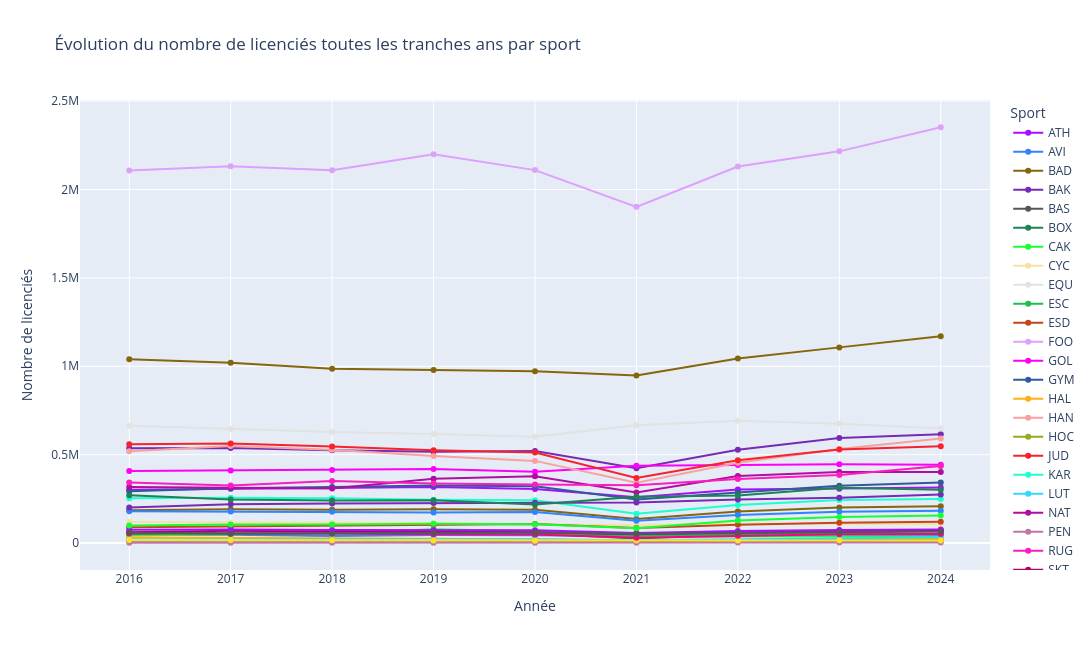

Notebook source saved alongside this figure:
### Code cell
# Code interactif

# Créer le widget
ages = sorted(data_licences["tranche_age"].dropna().unique())

# Ajouter l'option "all" pour toutes les tranches
options = ["all"] + list(ages)

age_widget = widgets.Dropdown(
    options=options,
    description="Tranche :",
    value="all"
)

out = widgets.Output()

def update_graph(change=None):
    clear_output(wait=True)
    display(age_widget)
    plot_licencies_age_tranche_fine_plotly(data_licences, age_widget.value)

# --- Lier les widgets ---
age_widget.observe(update_graph, names='value')

# --- Affichage initial ---
display(age_widget, out)
update_graph()

### Figure 1 — Plotly figure (JSON) as saved in the notebook; plotly's stock layout.template omitted (floating-point values rounded to 4 significant figures)
{"data": [{"hovertemplate": "Sport=ATH<br>Année=%{x}<br>Nombre de licenciés=%{y}<extra></extra>", "legendgroup": "ATH", "line": {"color": "#AA0DFE", "dash": "solid"}, "marker": {"symbol": "circle"}, "mode": "lines+markers", "name": "ATH", "orientation": "v", "showlegend": true, "type": "scatter", "x": [2016, 2017, 2018, 2019, 2020, 2021, 2022, 2023, 2024], "xaxis": "x", "y": [301976, 307018, 314692, 316749, 305914, 259652, 302583, 307021, 313957], "yaxis": "y"}, {"hovertemplate": "Sport=AVI<br>Année=%{x}<br>Nombre de licenciés=%{y}<extra></extra>", "legendgroup": "AVI", "line": {"color": "#3283FE", "dash": "solid"}, "marker": {"symbol": "circle"}, "mode": "lines+markers", "name": "AVI", "orientation": "v", "showlegend": true, "type": "scatter", "x": [2016, 2017, 2018, 2019, 2020, 2021, 2022, 2023, 2024], "xaxis": "x", "y": [46045, 47048, 39724, 45434, 43614, 40541, 44951, 45332, 45897], "yaxis": "y"}, {"hovertemplate": "Sport=BAD<br>Année=%{x}<br>Nombre de licenciés=%{y}<extra></extra>", "legendgroup": "BAD", "line": {"color": "#85660D", "dash": "solid"}, "marker": {"symbol": "circle"}, "mode": "lines+markers", "name": "BAD", "orientation": "v", "showlegend": true, "type": "scatter", "x": [2016, 2017, 2018, 2019, 2020, 2021, 2022, 2023, 2024], "xaxis": "x", "y": [186182, 191602, 188183, 190992, 189185, 136343, 179125, 201825, 208986], "yaxis": "y"}, {"hovertemplate": "Sport=BAK<br>Année=%{x}<br>Nombre de licenciés=%{y}<extra></extra>", "legendgroup": "BAK", "line": {"color": "#782AB6", "dash": "solid"}, "marker": {"symbol": "circle"}, "mode": "lines+markers", "name": "BAK", "orientation": "v", "showlegend": true, "type": "scatter", "x": [2016, 2017, 2018, 2019, 2020, 2021, 2022, 2023, 2024], "xaxis": "x", "y": [535687, 538295, 525040, 516387, 520235, 423482, 527913, 594408, 615771], "yaxis": "y"}, {"hovertemplate": "Sport=BAS<br>Année=%{x}<br>Nombre de licenciés=%{y}<extra></extra>", "legendgroup": "BAS", "line": {"color": "#565656", "dash": "solid"}, "marker": {"symbol": "circle"}, "mode": "lines+markers", "name": "BAS", "orientation": "v", "showlegend": true, "type": "scatter", "x": [2016, 2017, 2018, 2019, 2020, 2021, 2022, 2023, 2024], "xaxis": "x", "y": [14059, 14535, 15395, 13544, 12625, 13670, 14653, 12857, 12810], "yaxis": "y"}, {"hovertemplate": "Sport=BOX<br>Année=%{x}<br>Nombre de licenciés=%{y}<extra></extra>", "legendgroup": "BOX", "line": {"color": "#1C8356", "dash": "solid"}, "marker": {"symbol": "circle"}, "mode": "lines+markers", "name": "BOX", "orientation": "v", "showlegend": true, "type": "scatter", "x": [2016, 2017, 2018, 2019, 2020, 2021, 2022, 2023, 2024], "xaxis": "x", "y": [51623, 55198, 59874, 55549, 53486, 26380, 50527, 65074, 69758], "yaxis": "y"}, {"hovertemplate": "Sport=CAK<br>Année=%{x}<br>Nombre de licenciés=%{y}<extra></extra>", "legendgroup": "CAK", "line": {"color": "#16FF32", "dash": "solid"}, "marker": {"symbol": "circle"}, "mode": "lines+markers", "name": "CAK", "orientation": "v", "showlegend": true, "type": "scatter", "x": [2016, 2017, 2018, 2019, 2020, 2021, 2022, 2023, 2024], "xaxis": "x", "y": [43380, 51915, 57579, 78370, 67371, 37047, 38415, 38415, 36155], "yaxis": "y"}, {"hovertemplate": "Sport=CYC<br>Année=%{x}<br>Nombre de licenciés=%{y}<extra></extra>", "legendgroup": "CYC", "line": {"color": "#F7E1A0", "dash": "solid"}, "marker": {"symbol": "circle"}, "mode": "lines+markers", "name": "CYC", "orientation": "v", "showlegend": true, "type": "scatter", "x": [2016, 2017, 2018, 2019, 2020, 2021, 2022, 2023, 2024], "xaxis": "x", "y": [118611, 116779, 116068, 112848, 104402, 102013, 109668, 107679, 107508], "yaxis": "y"}, {"hovertemplate": "Sport=EQU<br>Année=%{x}<br>Nombre de licenciés=%{y}<extra></extra>", "legendgroup": "EQU", "line": {"color": "#E2E2E2", "dash": "solid"}, "marker": {"symbol": "circle"}, "mode": "lines+markers", "name": "EQU", "orientation": "v", "showlegend": true, "type": "scatter", "x": [2016, 2017, 2018, 2019, 2020, 2021, 2022, 2023, 2024], "xaxis": "x", "y": [663194, 644800, 628262, 617524, 601166, 665873, 692396, 675186, 648254], "yaxis": "y"}, {"hovertemplate": "Sport=ESC<br>Année=%{x}<br>Nombre de licenciés=%{y}<extra></extra>", "legendgroup": "ESC", "line": {"color": "#1CBE4F", "dash": "solid"}, "marker": {"symbol": "circle"}, "mode": "lines+markers", "name": "ESC", "orientation": "v", "showlegend": true, "type": "scatter", "x": [2016, 2017, 2018, 2019, 2020, 2021, 2022, 2023, 2024], "xaxis": "x", "y": [53635, 60930, 56832, 54449, 52366, 41248, 52449, 53560, 54747], "yaxis": "y"}, {"hovertemplate": "Sport=ESD<br>Année=%{x}<br>Nombre de licenciés=%{y}<extra></extra>", "legendgroup": "ESD", "line": {"color": "#C4451C", "dash": "solid"}, "marker": {"symbol": "circle"}, "mode": "lines+markers", "name": "ESD", "orientation": "v", "showlegend": true, "type": "scatter", "x": [2016, 2017, 2018, 2019, 2020, 2021, 2022, 2023, 2024], "xaxis": "x", "y": [89036, 93521, 101572, 103453, 107828, 85616, 103212, 115226, 120060], "yaxis": "y"}, {"hovertemplate": "Sport=FOO<br>Année=%{x}<br>Nombre de licenciés=%{y}<extra></extra>", "legendgroup": "FOO", "line": {"color": "#DEA0FD", "dash": "solid"}, "marker": {"symbol": "circle"}, "mode": "lines+markers", "name": "FOO", "orientation": "v", "showlegend": true, "type": "scatter", "x": [2016, 2017, 2018, 2019, 2020, 2021, 2022, 2023, 2024], "xaxis": "x", "y": [2106972, 2131165, 2108811, 2198835, 2109844, 1902036, 2130095, 2215848, 2352238], "yaxis": "y"}, {"hovertemplate": "Sport=GOL<br>Année=%{x}<br>Nombre de licenciés=%{y}<extra></extra>", "legendgroup": "GOL", "line": {"color": "#FE00FA", "dash": "solid"}, "marker": {"symbol": "circle"}, "mode": "lines+markers", "name": "GOL", "orientation": "v", "showlegend": true, "type": "scatter", "x": [2016, 2017, 2018, 2019, 2020, 2021, 2022, 2023, 2024], "xaxis": "x", "y": [407719, 410261, 412726, 418741, 402991, 436846, 441961, 445306, 442536], "yaxis": "y"}, {"hovertemplate": "Sport=GYM<br>Année=%{x}<br>Nombre de licenciés=%{y}<extra></extra>", "legendgroup": "GYM", "line": {"color": "#325A9B", "dash": "solid"}, "marker": {"symbol": "circle"}, "mode": "lines+markers", "name": "GYM", "orientation": "v", "showlegend": true, "type": "scatter", "x": [2016, 2017, 2018, 2019, 2020, 2021, 2022, 2023, 2024], "xaxis": "x", "y": [293166, 310403, 317270, 325934, 321476, 246688, 285508, 324111, 341987], "yaxis": "y"}, {"hovertemplate": "Sport=HAL<br>Année=%{x}<br>Nombre de licenciés=%{y}<extra></extra>", "legendgroup": "HAL", "line": {"color": "#FEAF16", "dash": "solid"}, "marker": {"symbol": "circle"}, "mode": "lines+markers", "name": "HAL", "orientation": "v", "showlegend": true, "type": "scatter", "x": [2016, 2017, 2018, 2019, 2020, 2021, 2022, 2023, 2024], "xaxis": "x", "y": [31590, 29134, 25983, 24891, 22040, 12223, 17699, 20862, 23794], "yaxis": "y"}, {"hovertemplate": "Sport=HAN<br>Année=%{x}<br>Nombre de licenciés=%{y}<extra></extra>", "legendgroup": "HAN", "line": {"color": "#F8A19F", "dash": "solid"}, "marker": {"symbol": "circle"}, "mode": "lines+markers", "name": "HAN", "orientation": "v", "showlegend": true, "type": "scatter", "x": [2016, 2017, 2018, 2019, 2020, 2021, 2022, 2023, 2024], "xaxis": "x", "y": [519716, 549295, 527841, 492101, 464955, 340974, 454086, 531864, 591324], "yaxis": "y"}, {"hovertemplate": "Sport=HOC<br>Année=%{x}<br>Nombre de licenciés=%{y}<extra></extra>", "legendgroup": "HOC", "line": {"color": "#90AD1C", "dash": "solid"}, "marker": {"symbol": "circle"}, "mode": "lines+markers", "name": "HOC", "orientation": "v", "showlegend": true, "type": "scatter", "x": [2016, 2017, 2018, 2019, 2020, 2021, 2022, 2023, 2024], "xaxis": "x", "y": [16764, 17477, 17124, 17297, 15584, 10777, 16345, 16734, 16336], "yaxis": "y"}, {"hovertemplate": "Sport=JUD<br>Année=%{x}<br>Nombre de licenciés=%{y}<extra></extra>", "legendgroup": "JUD", "line": {"color": "#F6222E", "dash": "solid"}, "marker": {"symbol": "circle"}, "mode": "lines+markers", "name": "JUD", "orientation": "v", "showlegend": true, "type": "scatter", "x": [2016, 2017, 2018, 2019, 2020, 2021, 2022, 2023, 2024], "xaxis": "x", "y": [559111, 563580, 546954, 524425, 512036, 368661, 469076, 529244, 547671], "yaxis": "y"}, {"hovertemplate": "Sport=KAR<br>Année=%{x}<br>Nombre de licenciés=%{y}<extra></extra>", "legendgroup": "KAR", "line": {"color": "#1CFFCE", "dash": "solid"}, "marker": {"symbol": "circle"}, "mode": "lines+markers", "name": "KAR", "orientation": "v", "showlegend": true, "type": "scatter", "x": [2016, 2017, 2018, 2019, 2020, 2021, 2022, 2023, 2024], "xaxis": "x", "y": [253700, 256565, 253088, 245281, 241844, 166076, 214976, 243970, 249719], "yaxis": "y"}, {"hovertemplate": "Sport=LUT<br>Année=%{x}<br>Nombre de licenciés=%{y}<extra></extra>", "legendgroup": "LUT", "line": {"color": "#2ED9FF", "dash": "solid"}, "marker": {"symbol": "circle"}, "mode": "lines+markers", "name": "LUT", "orientation": "v", "showlegend": true, "type": "scatter", "x": [2016, 2017, 2018, 2019, 2020, 2021, 2022, 2023, 2024], "xaxis": "x", "y": [20279, 20509, 20417, 21158, 21230, 16553, 22862, 28336, 32418], "yaxis": "y"}, {"hovertemplate": "Sport=NAT<br>Année=%{x}<br>Nombre de licenciés=%{y}<extra></extra>", "legendgroup": "NAT", "line": {"color": "#B10DA1", "dash": "solid"}, "marker": {"symbol": "circle"}, "mode": "lines+markers", "name": "NAT", "orientation": "v", "showlegend": true, "type": "scatter", "x": [2016, 2017, 2018, 2019, 2020, 2021, 2022, 2023, 2024], "xaxis": "x", "y": [316896, 314299, 308863, 363809, 378032, 286397, 379916, 402350, 402371], "yaxis": "y"}, {"hovertemplate": "Sport=PEN<br>Année=%{x}<br>Nombre de licenciés=%{y}<extra></extra>", "legendgroup": "PEN", "line": {"color": "#C075A6", "dash": "solid"}, "marker": {"symbol": "circle"}, "mode": "lines+markers", "name": "PEN", "orientation": "v", "showlegend": true, "type": "scatter", "x": [2016, 2017, 2018, 2019, 2020, 2021, 2022, 2023, 2024], "xaxis": "x", "y": [1809, 1911, 2020, 2060, 2349, 2072, 2758, 2623, 2729], "yaxis": "y"}, {"hovertemplate": "Sport=RUG<br>Année=%{x}<br>Nombre de licenciés=%{y}<extra></extra>", "legendgroup": "RUG", "line": {"color": "#FC1CBF", "dash": "solid"}, "marker": {"symbol": "circle"}, "mode": "lines+markers", "name": "RUG", "orientation": "v", "showlegend": true, "type": "scatter", "x": [2016, 2017, 2018, 2019, 2020, 2021, 2022, 2023, 2024], "xaxis": "x", "y": [342520, 326019, 350551, 336661, 330729, 326862, 362006, 385379, 435800], "yaxis": "y"}, {"hovertemplate": "Sport=SKT<br>Année=%{x}<br>Nombre de licenciés=%{y}<extra></extra>", "legendgroup": "SKT", "line": {"color": "#B00068", "dash": "solid"}, "marker": {"symbol": "circle"}, "mode": "lines+markers", "name": "SKT", "orientation": "v", "showlegend": true, "type": "scatter", "x": [2016, 2017, 2018, 2019, 2020, 2021, 2022, 2023, 2024], "xaxis": "x", "y": [60895, 69139, 65855, 66269, 61710, 49568, 63231, 69488, 72171], "yaxis": "y"}, {"hovertemplate": "Sport=SUR<br>Année=%{x}<br>Nombre de licenciés=%{y}<extra></extra>", "legendgroup": "SUR", "line": {"color": "#FBE426", "dash": "solid"}, "marker": {"symbol": "circle"}, "mode": "lines+markers", "name": "SUR", "orientation": "v", "showlegend": true, "type": "scatter", "x": [2016, 2017, 2018, 2019, 2020, 2021, 2022, 2023, 2024], "xaxis": "x", "y": [17608, 17408, 16162, 14117, 13040, 14805, 14947, 15390, 15104], "yaxis": "y"}, {"hovertemplate": "Sport=TAE<br>Année=%{x}<br>Nombre de licenciés=%{y}<extra></extra>", "legendgroup": "TAE", "line": {"color": "#FA0087", "dash": "solid"}, "marker": {"symbol": "circle"}, "mode": "lines+markers", "name": "TAE", "orientation": "v", "showlegend": true, "type": "scatter", "x": [2016, 2017, 2018, 2019, 2020, 2021, 2022, 2023, 2024], "xaxis": "x", "y": [54242, 54443, 54819, 50289, 48635, 30184, 42107, 50071, 51853], "yaxis": "y"}, {"hovertemplate": "Sport=TAR<br>Année=%{x}<br>Nombre de licenciés=%{y}<extra></extra>", "legendgroup": "TAR", "line": {"color": "#AA0DFE", "dash": "solid"}, "marker": {"symbol": "circle"}, "mode": "lines+markers", "name": "TAR", "orientation": "v", "showlegend": true, "type": "scatter", "x": [2016, 2017, 2018, 2019, 2020, 2021, 2022, 2023, 2024], "xaxis": "x", "y": [74816, 77255, 74133, 72651, 72191, 57323, 68898, 73839, 77151], "yaxis": "y"}, {"hovertemplate": "Sport=TDT<br>Année=%{x}<br>Nombre de licenciés=%{y}<extra></extra>", "legendgroup": "TDT", "line": {"color": "#3283FE", "dash": "solid"}, "marker": {"symbol": "circle"}, "mode": "lines+markers", "name": "TDT", "orientation": "v", "showlegend": true, "type": "scatter", "x": [2016, 2017, 2018, 2019, 2020, 2021, 2022, 2023, 2024], "xaxis": "x", "y": [180574, 179268, 176557, 172912, 175910, 126178, 158113, 177413, 182499], "yaxis": "y"}, {"hovertemplate": "Sport=TEN<br>Année=%{x}<br>Nombre de licenciés=%{y}<extra></extra>", "legendgroup": "TEN", "line": {"color": "#85660D", "dash": "solid"}, "marker": {"symbol": "circle"}, "mode": "lines+markers", "name": "TEN", "orientation": "v", "showlegend": true, "type": "scatter", "x": [2016, 2017, 2018, 2019, 2020, 2021, 2022, 2023, 2024], "xaxis": "x", "y": [1039352, 1019816, 985551, 978895, 972007, 947288, 1044574, 1106989, 1169754], "yaxis": "y"}, {"hovertemplate": "Sport=TIR<br>Année=%{x}<br>Nombre de licenciés=%{y}<extra></extra>", "legendgroup": "TIR", "line": {"color": "#782AB6", "dash": "solid"}, "marker": {"symbol": "circle"}, "mode": "lines+markers", "name": "TIR", "orientation": "v", "showlegend": true, "type": "scatter", "x": [2016, 2017, 2018, 2019, 2020, 2021, 2022, 2023, 2024], "xaxis": "x", "y": [201575, 219990, 224025, 226733, 228298, 229135, 246060, 255920, 275116], "yaxis": "y"}, {"hovertemplate": "Sport=TRI<br>Année=%{x}<br>Nombre de licenciés=%{y}<extra></extra>", "legendgroup": "TRI", "line": {"color": "#565656", "dash": "solid"}, "marker": {"symbol": "circle"}, "mode": "lines+markers", "name": "TRI", "orientation": "v", "showlegend": true, "type": "scatter", "x": [2016, 2017, 2018, 2019, 2020, 2021, 2022, 2023, 2024], "xaxis": "x", "y": [59974, 52019, 54839, 58720, 60154, 51989, 58369, 61055, 65848], "yaxis": "y"}, {"hovertemplate": "Sport=VOI<br>Année=%{x}<br>Nombre de licenciés=%{y}<extra></extra>", "legendgroup": "VOI", "line": {"color": "#1C8356", "dash": "solid"}, "marker": {"symbol": "circle"}, "mode": "lines+markers", "name": "VOI", "orientation": "v", "showlegend": true, "type": "scatter", "x": [2016, 2017, 2018, 2019, 2020, 2021, 2022, 2023, 2024], "xaxis": "x", "y": [270479, 245894, 240668, 241852, 217887, 262282, 268589, 312246, 302042], "yaxis": "y"}, {"hovertemplate": "Sport=VOL<br>Année=%{x}<br>Nombre de licenciés=%{y}<extra></extra>", "legendgroup": "VOL", "line": {"color": "#16FF32", "dash": "solid"}, "marker": {"symbol": "circle"}, "mode": "lines+markers", "name": "VOL", "orientation": "v", "showlegend": true, "type": "scatter", "x": [2016, 2017, 2018, 2019, 2020, 2021, 2022, 2023, 2024], "xaxis": "x", "y": [99855, 105469, 105304, 108958, 106842, 83245, 127779, 147791, 155635], "yaxis": "y"}], "layout": {"height": 650, "legend": {"title": {"text": "Sport"}, "tracegroupgap": 0}, "title": {"text": "Évolution du nombre de licenciés toutes les tranches ans par sport"}, "width": 1200, "xaxis": {"anchor": "y", "domain": [0, 1], "title": {"text": "Année"}}, "yaxis": {"anchor": "x", "domain": [0, 1], "title": {"text": "Nombre de licenciés"}}}}
